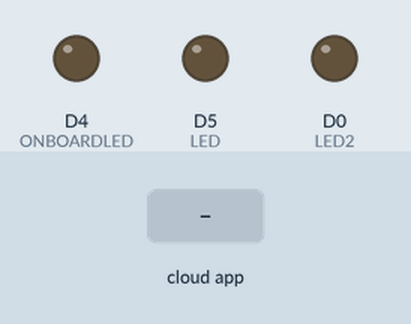
Simulated run of this sketch. Board: ESP8266 (NodeMCU). On the bench: output pins drawn as LEDs (lit = HIGH). Inputs (shaded band) come from the test bench. WiFi joins after 1.5 s; servers stay silent unless stated; what the sketch prints to the serial monitor is not drawn.

Above: at 2.7 s.
2.8 s: the phone or cloud app sets dim.kitchen.light to 1
At 3.1 s:
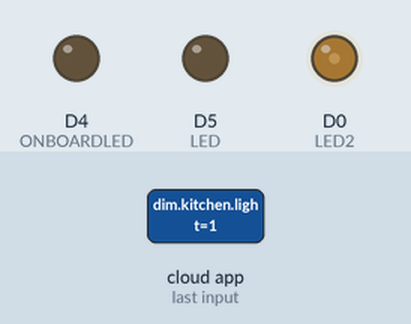
4.3 s: the phone or cloud app sets kitchen.light to 1
At 5.4 s:
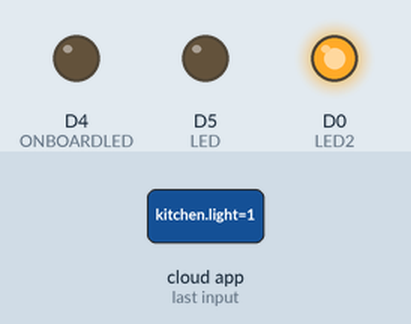
5.8 s: the phone or cloud app sets dim.lower.deck to 1
At 6.6 s:
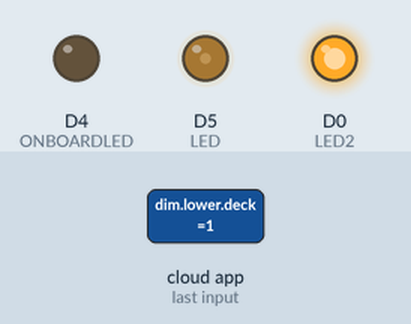
7.3 s: the phone or cloud app sets dim.kitchen.lights to 0
At 7.8 s:
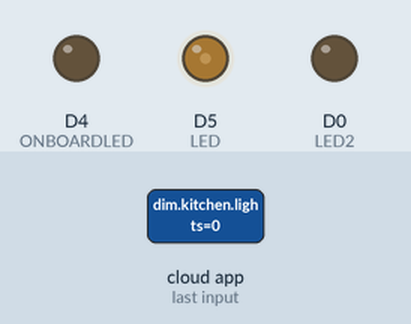
8.8 s: the phone or cloud app sets lower.deck to 1
At 10.0 s:
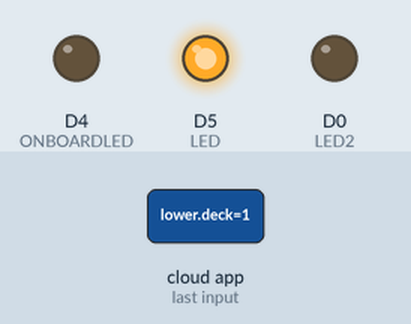
10.3 s: the phone or cloud app sets kitchen.lights to 1
At 11.2 s:
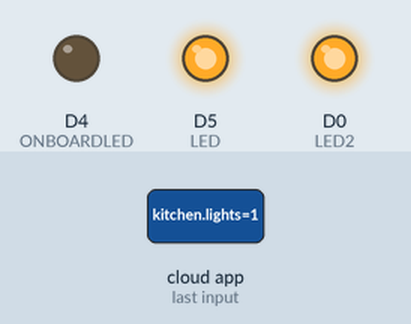
Timing chart, 0 to 12.8 s (numbered marks = the images above; inputs shaded):
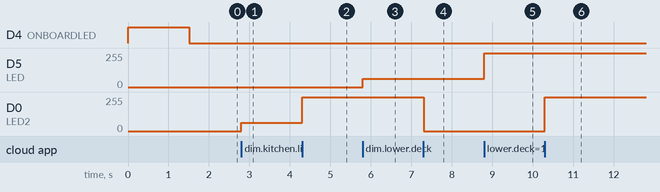

The sketch:

AlexaESP8266KitchenSwitch.ino
```cpp
#include <Adafruit_SSD1306.h>
#include <Adafruit_GFX.h>


#include <Arduino.h>
#ifdef ESP32
    #include <WiFi.h>
#else
    #include <ESP8266WiFi.h>
#endif
#include "fauxmoESP.h"
#include "credentials.h"

#define SERIAL_BAUDRATE                 115200

#define ONBOARDLED                      D4  // wemos pin onboard led

#define LED                             D5  // wemos pin channel 1 LED strip
#define LED2                            D0  // wemos pin channel 2 LED strip


 //pin D4//LED PIN 2
 //pin D0//LED PIN 2
 //pin D5//LED PIN 2

/*`
 *
 * wemos number = arduino pin
static const uint8_t D0   = 16;
static const uint8_t D1   = 5;
static const uint8_t D2   = 4;
static const uint8_t D3   = 0;
static const uint8_t D4   = 2;//ONBOARD LED PIN
static const uint8_t D5   = 14;
static const uint8_t D6   = 12;
static const uint8_t D7   = 13;
static const uint8_t D8   = 15;
static const uint8_t RX   = 3;
static const uint8_t TX   = 1;
*/

fauxmoESP fauxmo;

int ledStatus = 0;
int led2Status = 0;

int maxbrightness = 1023;


int midbrightness = 255;

// -----------------------------------------------------------------------------
// Wifi
// -----------------------------------------------------------------------------

void wifiSetup() {
    Serial.println("STARTING WIFI SETUP");

    //onboard led off
    digitalWrite(ONBOARDLED, HIGH);

    // Set WIFI module to STA mode
    WiFi.mode(WIFI_STA);

    // Connect
    Serial.printf("[WIFI] Connecting to %s ", WIFI_SSID);
    WiFi.begin(WIFI_SSID, WIFI_PASS);

    // Wait
    while (WiFi.status() != WL_CONNECTED) {

        Serial.print(".");
        delay(100);
    }
    Serial.println();
    Serial.println("CONNECTED");
    // Connected!
    Serial.printf("[WIFI] STATION Mode, SSID: %s, IP address: %s\n", WiFi.SSID().c_str(), WiFi.localIP().toString().c_str());


    // turn onboard LED on
    digitalWrite(ONBOARDLED, LOW);
}

void setup() {

      // LED
    pinMode(LED, OUTPUT);
    digitalWrite(LED, LOW);

    // LED2
    pinMode(LED2, OUTPUT);
    digitalWrite(LED2, LOW);


    // going LOW turns ON onboard blue led
    pinMode(ONBOARDLED, OUTPUT);
    digitalWrite(ONBOARDLED, HIGH);

    // Init serial port and clean garbage
    Serial.begin(SERIAL_BAUDRATE);
    Serial.println();
    Serial.println();

    Serial.println("STARTED AlexaESP8266KitchenSwitch.ino v0.2");


    // Wifi
    wifiSetup();

    // You can enable or disable the library at any moment
    // Disabling it will prevent the devices from being discovered and switched
    fauxmo.enable(true);

    // Add virtual devices
    fauxmo.addDevice("dim kitchen light");
    fauxmo.addDevice("dim kitchen lights");
    fauxmo.addDevice("kitchen light");
    fauxmo.addDevice("kitchen lights");
    fauxmo.addDevice("dim lower deck");
    fauxmo.addDevice("lower deck");
    fauxmo.addDevice("dim lights");
    fauxmo.addDevice("all lights");

    // fauxmoESP 2.0.0 has changed the callback signature to add the device_id,
    // this way it's easier to match devices to action without having to compare strings.
    fauxmo.onSetState([](unsigned char device_id, const char * device_name, bool state) {
        //digitalWrite(ONBOARDLED, LOW);
        Serial.println("SetState() called");

        Serial.printf("[MAIN] Device #%d (%s) state: %s\n", device_id, device_name, state ? "ON" : "OFF");
        if(device_id==0){
          Serial.println("dim kitchen light: " + state);
          led2Status = state;

          if(state){
            analogWrite(LED2, midbrightness);
          }else{
            analogWrite(LED2, 0);
          }
        }else if(device_id==1){
          Serial.println("dim kitchen lights: " + state);
          led2Status = state;

          if(state){
            analogWrite(LED2, midbrightness);
          }else{
            analogWrite(LED2, 0);
          }
        }else if(device_id==2){
          Serial.println("kitchen light: " + state);
          led2Status = state;

          if(state){
            analogWrite(LED2, maxbrightness);
          }else{
            analogWrite(LED2, 0);
          }

        }else if(device_id==3){
          Serial.println("kitchen lights: " + state);
          led2Status = state;

          if(state){
            analogWrite(LED2, maxbrightness);
          }else{
            analogWrite(LED2, 0);
          }
       }else if(device_id==4){
          Serial.println("dim lower deck: " + state);
          ledStatus = state;
          if(state){
            analogWrite(LED, midbrightness);
          }else{
            analogWrite(LED, 0);
          }

       }else if(device_id==5){
          Serial.println("lower deck: " + state);
          ledStatus = state;
          if(state){
            analogWrite(LED, maxbrightness);
          }else{
            analogWrite(LED, 0);
          }
       }else if(device_id==6){
          Serial.println("dim lights: " + state);

          //turn both cannels on/off
          led2Status = state;
          ledStatus = state;
          if(state){
            analogWrite(LED, midbrightness);
            analogWrite(LED2, midbrightness);
          }else{
            analogWrite(LED, 0);
            analogWrite(LED2, 0);
          }
       }else if(device_id==7){
          Serial.println("all lights: " + state);

          //turn both cannels on/off
          led2Status = state;
          ledStatus = state;
          if(state){
            analogWrite(LED, maxbrightness);
            analogWrite(LED2, maxbrightness);
          }else{
            analogWrite(LED, 0);
            analogWrite(LED2, 0);
          }
        }else{
          Serial.println("unknown device");
        }

    });

    // Callback to retrieve current state (for GetBinaryState queries)

    fauxmo.onGetState([](unsigned char device_id, const char * device_name) {
        Serial.println("GetState() called");

        if(device_id==0){
          if(led2Status>0){
            return(true);
          }else{
            return(false);
          }
        }else if(device_id==1){
          if(led2Status>0){
            return(true);
          }else{
            return(false);
          }
        }else if(device_id==2){
          if(led2Status>0){
            return(true);
          }else{
            return(false);
          }
        }else if(device_id==3){
          if(led2Status>0){
            return(true);
          }else{
            return(false);
          }
        }else if(device_id==4){
          if(ledStatus>0){
            return(true);
          }else{
            return(false);
          }
        }else if(device_id==5){
          if(ledStatus>0){
            return(true);
          }else{
            return(false);
          }
        }else if(device_id==6){
          if(ledStatus>0 && led2Status>0){
            return(true);
          }else{
            return(false);
          }
        }else{
          Serial.println("unknown device");
        }
        return false;
    });
}

void loop() {

    fauxmo.handle();

    static unsigned long last = millis();

    if (millis() - last > 10000) {
        last = millis();
        Serial.printf("[MAIN] Free heap: %d bytes\n", ESP.getFreeHeap());
        if (WiFi.status() != WL_CONNECTED) {
           // going HIGH turns OFF onboard blue led
          digitalWrite(ONBOARDLED, HIGH);
          Serial.println("NOT CONNECTED");
          wifiSetup();

        }else{
          // going LOW turns OFF onboard blue led
          digitalWrite(ONBOARDLED, LOW);
          Serial.printf("[WIFI] STATION Mode, SSID: %s, IP address: %s\n", WiFi.SSID().c_str(), WiFi.localIP().toString().c_str());
        }
    }
}
```

credentials.h
```cpp
#define WIFI_SSID "YOUR_WIFI_NAME"
#define WIFI_PASS "YOUR_WIFI_PASSWORD"
```

Measured:
- after the input at 2.8 s, D0 (LED2): 0/255 → 63/255 at once
- after the input at 4.3 s, D0 (LED2): 63/255 → 255/255 at once
- after the input at 5.8 s, D5 (LED): 0/255 → 63/255 at once
- after the input at 7.3 s, D0 (LED2): 255/255 → 0/255 at once
- after the input at 8.8 s, D5 (LED): 63/255 → 255/255 at once
- after the input at 10.3 s, D0 (LED2): 0/255 → 255/255 at once
